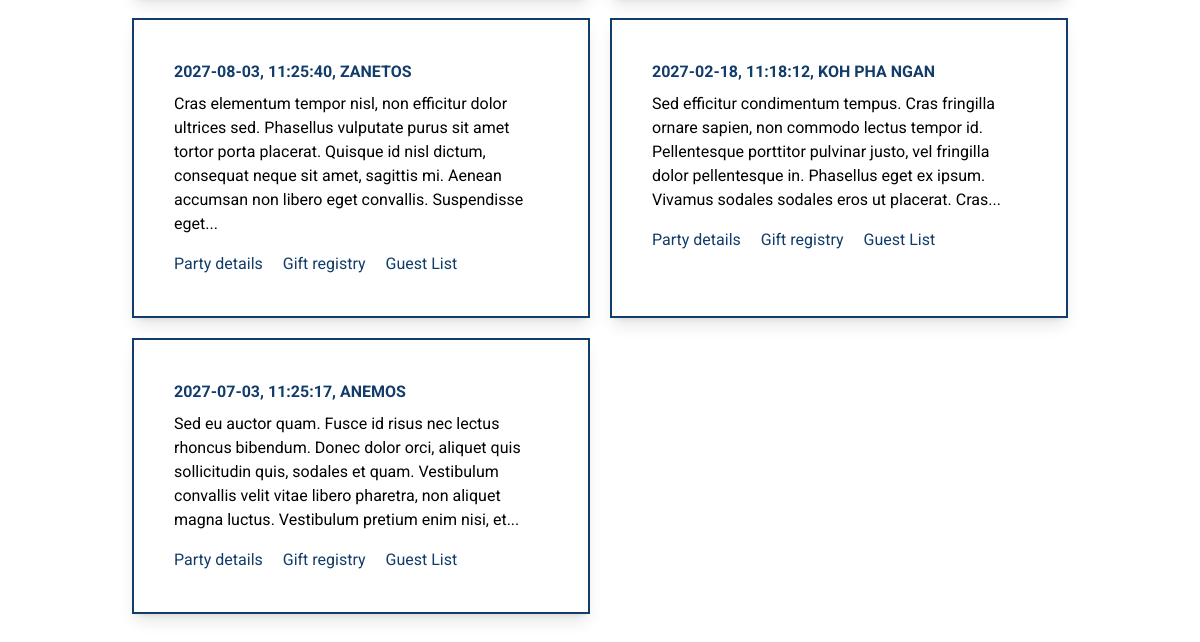
Before: / (lower part) with the older database file.
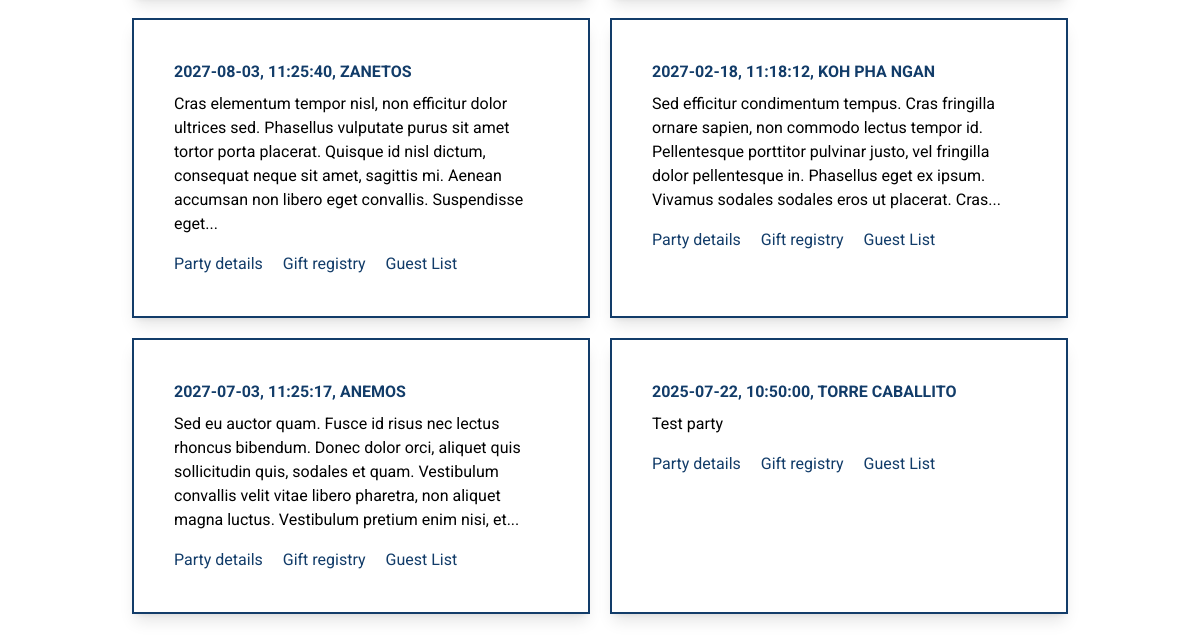
After: the same page with the newer database file.
### party_app/models.py (models this page shows)
class PartyBase(SQLModel):
    party_date: date
    party_time: time
    invitation: str = Field(sa_column=Column(Text), min_length=10)
    venue: str = Field(sa_column=Column(String(100)))

class Party(PartyBase, table=True):
    uuid: UUID = Field(default_factory=uuid4, primary_key=True)
    gifts: List["Gift"] = Relationship(back_populates="party")
    guests: List["Guest"] = Relationship(back_populates="party")

### party_app/routes/party_list.py (the view)
@router.get("/", name="party_list_page", response_class=HTMLResponse)
def party_list_page(
    request: Request, templates: Templates, session: Session = Depends(get_session)
):
    today = date.today()
    parties = session.exec(select(Party).where(Party.party_date >= today)).all()
    return templates.TemplateResponse(
        request=request,
        name="party_list/page_party_list.html",
        context={"parties": parties},
    )

### party_app/templates/party_list/page_party_list.html
{% extends 'base.html' %}
{% block content %}
<div class="container mx-auto p-6 grid grid-cols-2 gap-5" id="parties-list">
    {% for party in parties %}
    <div class="border-2 p-10 border-custom-blue bg-white shadow-lg">
        <h2 class="mb-2 font-bold text-2x1 text-custom-blue uppercase">{{party.party_date}}, {{party.party_time}},
            {{party.venue}}</h2>
        <div>
            {{ party.invitation|truncate(250) }}
        </div>
        <div class="mt-4">
            <a href="{{ url_for('party_detail_page', party_id=party.uuid) }}"
                class="text-custom-blue hover:text-custom-red mr-4">Party details</a>
            <a href="{{ url_for('gift_registry_page', party_id=party.uuid) }}"
                class="text-custom-blue hover:text-custom-red mr-4">Gift registry</a>
            <a href="{{ url_for('guest_list_page', party_id=party.uuid) }}"
                class="text-custom-blue hover:text-custom-red">Guest List</a>
        </div>
    </div>
    {% else %}
    <div class="col-span-2 text-center bg-sky-200 border border-custom-red text-custom-red p-5 py-3 rounded"
        role="alert">
        <p class="mt-3">You currently have no parties</p>
    </div>
    {% endfor %}
</div>
{% endblock %}

Changed rows visible on the page:
added Party: party_date "2025-07-22", party_time "10:50:00", venue "TORRE CABALLITO", invitation "Test party"
